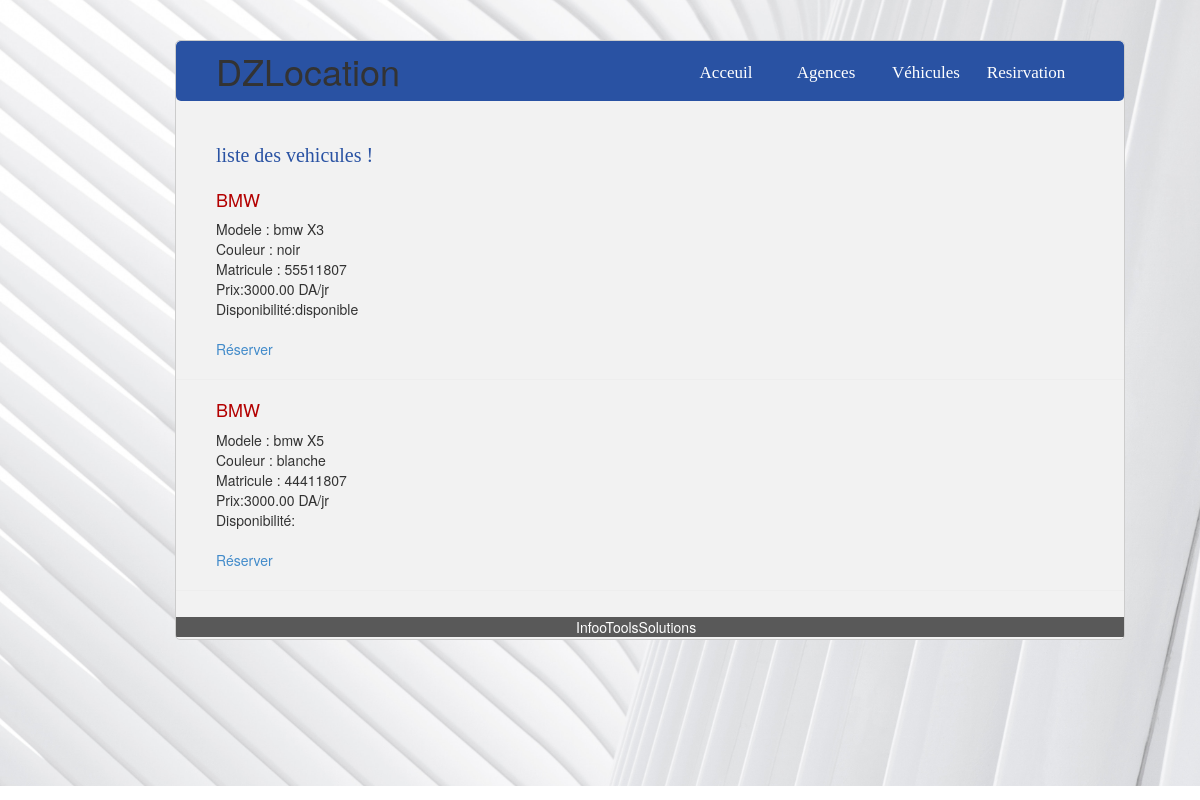
/dzlocation/vehicules.php, run on the app's committed database.
### tables this page shows
CREATE TABLE `Vehicules` ( 
  `id` int (11) NOT NULL  ,
 `matricule` int(30) NOT NULL ,
 `modele` varchar(50) NOT NULL ,
 `marque` varchar(50) NOT NULL,
 `couleur` varchar(50) NOT NULL,
 `prixlocation` varchar(20) NOT NULL,
 `disponibilité` varchar(15) NOT NULL ,
 `identreprise` int(11) NOT NULL  

);

### dzlocation/vehicules.php (the view, shortened to what this page needs)
<!DOCTYPE html>
<html>
<head>
    <link rel="stylesheet" type="text/css" href="../css/bootstrap.min.css">
    <link rel="stylesheet" type="text/css" href="DZlocation.css">
    <link rel="stylesheet" href="https://cdnjs.cloudflare.com/ajax/libs/font-awesome/4.7.0/css/font-awesome.min.css">
</head>
<body>
	<dir class="backgroundimg">
	<div class="container-fluid">
		<div class="dzloc">
         <div id="navbar">
         <div id="logo"><h1>DZLocation</h1></div>
           <ul>
            <li> <a href="acceuil.php"> Acceuil</a>  </li>
             <li><a href="agences.php"> Agences </a>  </li>
            <li><a href="vehicules.php"> Véhicules</a> </li>
            <li><a href="../its_clients/signinClient.php"> Resirvation</a></li>
           </ul>
         </div>
        <p>
            liste des vehicules !
        </p>
        <?php
        include("../connexion.php");
        $sql = $bdd->query("SELECT* From vehicules ");
        while ($resultat = $sql->fetch()) {
        echo'<div id="agenc">';
        echo '<h4><font size="4" color="#b30000">'.$resultat["marque"].'</font></h4>';
    echo '<tr> Modele :  </tr><tr>'.$resultat["modele"].'</tr><br>';
    echo 'Couleur : '.$resultat["couleur"].'<br>';
	echo 'Matricule : '.$resultat["matricule"].'<br>';
	echo 'Prix:'.$resultat["prixlocation"].'<br>';
	echo 'Disponibilité:'.$resultat["disponibilité"].'<br>';
    echo ' <br> <a href="../its_clients/signinClient.php">Réserver</a>'.'<br>';
	echo '</div>';
	echo'<hr>';
        }
        ?>
        <div id="footer">
            <a href="www.infotoolssolusions.com">InfooToolsSolutions</a>
        </div>
		</div>
	</div>
</dir>
</body>
</html>

### dzlocation/DZlocation.css (style rules this page uses)
.backgroundimg { background-image: url('../imgs/bg3.jpg'); background-size: cover; background-position: center center ; background-repeat: no-repeat; height: 99.5vh ; width: 100%; opacity: none; margin-top: -10px; }
.dzloc { background-color: #f2f2f2; width: 950px; height: 600px; margin-top: 50px; border-radius: 5px; margin-left : 120px; border-color: #cccccc; border-width: 0.5px 0.5px 0.5px 0.5px ; border-style: solid; overflow-y : auto; overflow-x: hidden; }
ul { list-style: none; margin-top : 10px; margin-left: 250px; padding: 0px; margin-right: 0px; }
#navbar { margin-top: -20px; width : 100%; height: 60px; background-color: #2952a3; border-radius: 5px; }
ul { padding: 0px 0 0 250px ; }
ul li { height: 40px; width: 100px; float: left; text-align: center; }
ul li a { color : white; display: block ; font-family: cursive; text-align : center; font-size: 17px; }
p { font-family: cursive; color:#2952a3; font-size: 20px; margin-left: 40px; margin-top: 40px; margin-bottom: 20px; }
#footer { background-color: #595959 ; text-indent: 400px; color: white; margin-top: 26px; }
#footer a { color:white; }
#agenc { margin-left: 40px; }
#logo h1 { width: 0px; height: 0px; padding: 10px 200px 0 40px; }

### data on the page
vehicules: marque "BMW", modele "bmw X3", couleur "noir", matricule "55511807", prixlocation "3000.00 DA/jr", disponibilité "disponible"
vehicules: marque "BMW", modele "bmw X5", couleur "blanche", matricule "44411807", prixlocation "3000.00 DA/jr"
